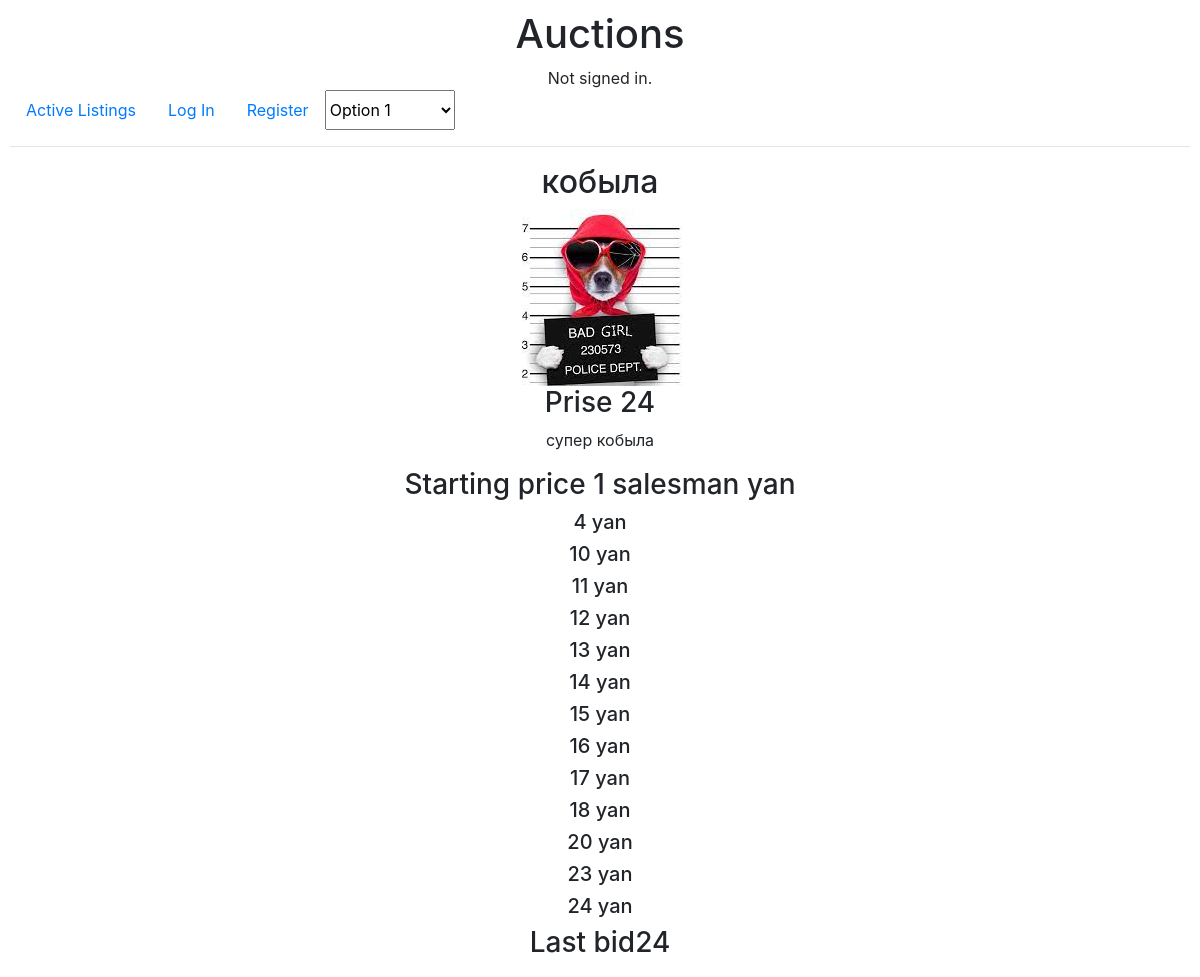
Before: /3 with the older database file.
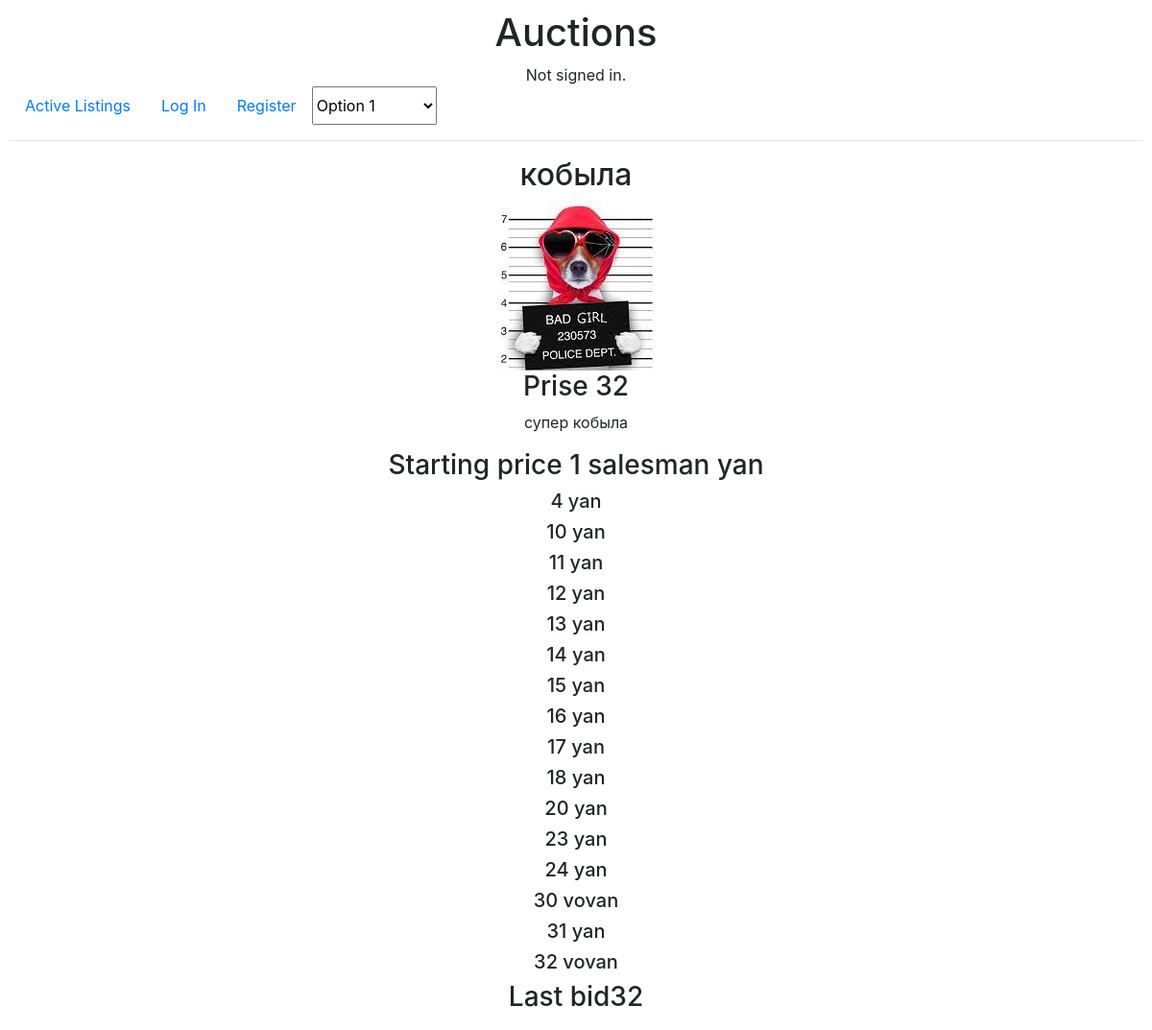
After: the same page with the newer database file.
### auctions/models.py (models this page shows)
class Lot(models.Model):
    lot_name = models.CharField(max_length=64)
    description = models.TextField()
    starting_price = price = models.IntegerField()
    price = models.ManyToManyField(Bid, blank=True, related_name="lotbid")
    picture = models.URLField(blank=True)
    category = models.ForeignKey(Category, on_delete=models.CASCADE, related_name="lotcategory")
    userLot = models.ForeignKey(User, on_delete=models.CASCADE, related_name="userLot")
    user_comit = models.ManyToManyField(Comit, blank=True, related_name="usercomit")

class Bid(models.Model):
    user = models.ForeignKey(User, on_delete=models.CASCADE, related_name="biduser")
    price = models.IntegerField()

class User(AbstractUser):
    pass

### auctions/views.py (the view, shortened to what this page needs)
# urls.py: path("<int:lot_id>", views.lot, name="lot"),
def lot(request, lot_id):
    if request.user.is_authenticated:
        user = User.objects.get(pk=int(request.user.id))
    lot = Lot.objects.filter(pk=int(lot_id)).first()
    print(lot.price.order_by("-id")[0:5]) #############################
    if lot.price.first():
        min_value = int(lot.price.last().price) + 1
        initial = int(lot.price.last().price)
    else:
        min_value = int(lot.starting_price) + 1
        initial = int(lot.starting_price)
        print('work')
    class Bid_forms(forms.Form):
        bid = forms.IntegerField(label="Bid:", min_value=min_value, initial=initial)
    return render(request, "auctions/lot_page.html", {"lot": lot, "form": Bid_forms})

### auctions/templates/auctions/lot_page.html (shortened to what this page needs)
{% extends "auctions/layout.html" %}
{% block body %}
            <h2>{{lot.lot_name}}</h2>
            {%if not lot.picture %}
            <img >
            {% else %}
            <img src="{{lot.picture}}" >
            {%endif%}
            {% if user.is_authenticated %}
            <form action="{% url 'lot' lot.id %}" method="post">
                {% csrf_token %}
                {{form}}
            <input type="submit" value="bid">
            </form>
            {%else%}
            <h3>Prise {{lot.price.all.last.price}}</h3>
            {% endif %}
            <p>{{lot.description}}</p>
            <h3>Starting price {{lot.starting_price}} salesman {{lot.userLot}} </h3>
            {%if lot.price.all.last.price %}
                {%for bid in lot.price.all%}
                <h5> {{bid.price}} {{bid.user}}</h5>
            {% endfor %}
            {%endif%}
<h3>Last bid{{lot.price.all.last.price}}</h3>
{% endblock %}

Changed rows visible on the page:
computed for Lot "кобыла": price.all.last.price "24" → "32"
added Bid: price "30", user "vovan"
added Bid: price "31", user "yan"
added Bid: price "32", user "vovan"
